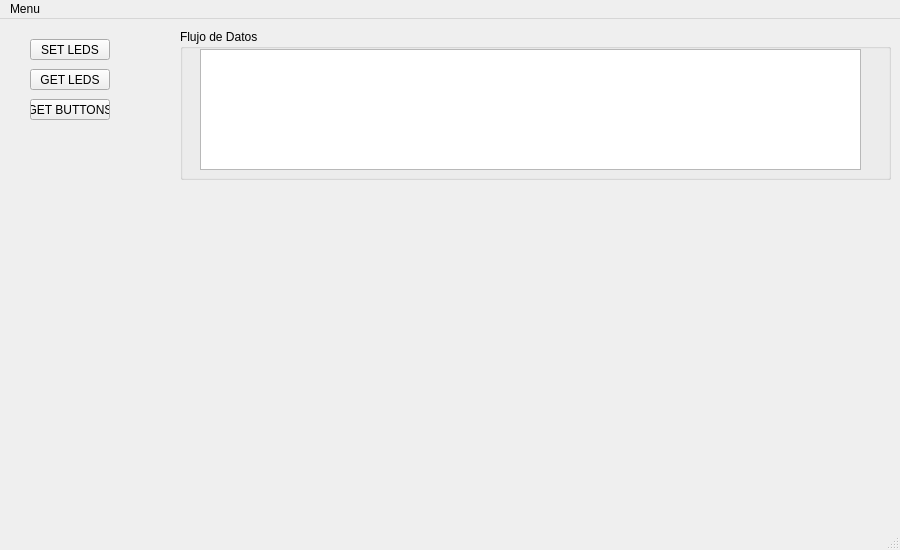
<?xml version="1.0" encoding="UTF-8"?>
<ui version="4.0">
 <class>MainWindow</class>
 <widget class="QMainWindow" name="MainWindow">
  <property name="geometry">
   <rect>
    <x>0</x>
    <y>0</y>
    <width>900</width>
    <height>550</height>
   </rect>
  </property>
  <property name="windowTitle">
   <string>Comunicación entre PC - Mbed</string>
  </property>
  <property name="tabShape">
   <enum>QTabWidget::Triangular</enum>
  </property>
  <widget class="QWidget" name="centralwidget">
   <widget class="QWidget" name="widget" native="true">
    <property name="geometry">
     <rect>
      <x>20</x>
      <y>189</y>
      <width>860</width>
      <height>191</height>
     </rect>
    </property>
   </widget>
   <widget class="QGroupBox" name="groupBox">
    <property name="geometry">
     <rect>
      <x>180</x>
      <y>10</y>
      <width>711</width>
      <height>151</height>
     </rect>
    </property>
    <property name="title">
     <string>Flujo de Datos</string>
    </property>
    <widget class="QTextBrowser" name="textBrowser">
     <property name="geometry">
      <rect>
       <x>20</x>
       <y>20</y>
       <width>661</width>
       <height>121</height>
      </rect>
     </property>
    </widget>
   </widget>
   <widget class="QPushButton" name="pushButton">
    <property name="geometry">
     <rect>
      <x>30</x>
      <y>20</y>
      <width>80</width>
      <height>21</height>
     </rect>
    </property>
    <property name="text">
     <string>SET LEDS</string>
    </property>
   </widget>
   <widget class="QPushButton" name="pushButton_2">
    <property name="geometry">
     <rect>
      <x>30</x>
      <y>50</y>
      <width>80</width>
      <height>21</height>
     </rect>
    </property>
    <property name="text">
     <string>GET LEDS</string>
    </property>
   </widget>
   <widget class="QPushButton" name="pushButton_3">
    <property name="geometry">
     <rect>
      <x>30</x>
      <y>80</y>
      <width>80</width>
      <height>21</height>
     </rect>
    </property>
    <property name="text">
     <string>GET BUTTONS</string>
    </property>
   </widget>
  </widget>
  <widget class="QMenuBar" name="menubar">
   <property name="geometry">
    <rect>
     <x>0</x>
     <y>0</y>
     <width>900</width>
     <height>20</height>
    </rect>
   </property>
   <widget class="QMenu" name="menuMenu">
    <property name="title">
     <string>Menu</string>
    </property>
    <widget class="QMenu" name="menuComunicaci_n">
     <property name="title">
      <string>Comunicación</string>
     </property>
     <addaction name="actionEscaneo_de_Puertos"/>
     <addaction name="actionDesconectar"/>
     <addaction name="actionConectar"/>
    </widget>
    <addaction name="menuComunicaci_n"/>
    <addaction name="actionSalir"/>
   </widget>
   <addaction name="menuMenu"/>
  </widget>
  <widget class="QStatusBar" name="statusbar"/>
  <action name="actionSalir">
   <property name="text">
    <string>Salir</string>
   </property>
  </action>
  <action name="actionEscaneo_de_Puertos">
   <property name="text">
    <string>Escaneo de Puertos</string>
   </property>
  </action>
  <action name="actionDesconectar">
   <property name="text">
    <string>Desconectar</string>
   </property>
   <property name="toolTip">
    <string>Desconectar</string>
   </property>
  </action>
  <action name="actionConectar">
   <property name="text">
    <string>Conectar</string>
   </property>
  </action>
 </widget>
 <resources/>
 <connections/>
</ui>
